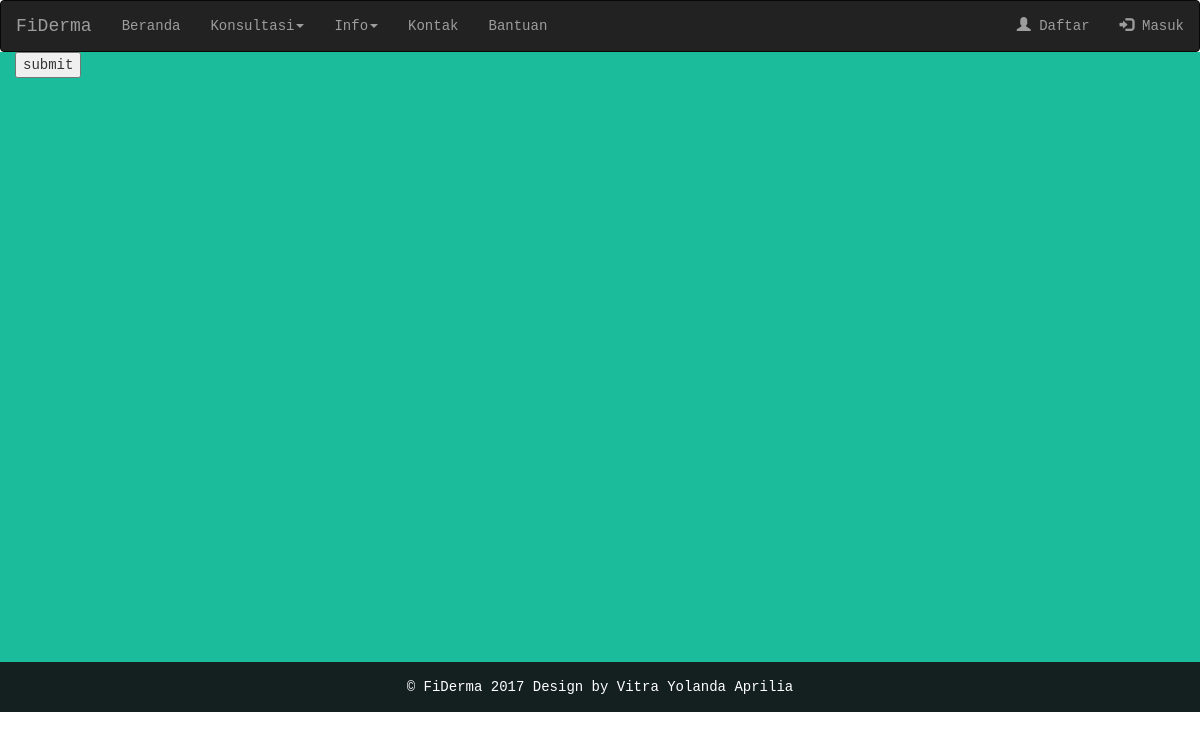
/konsultasi/, run on an earlier commit of the app's database.
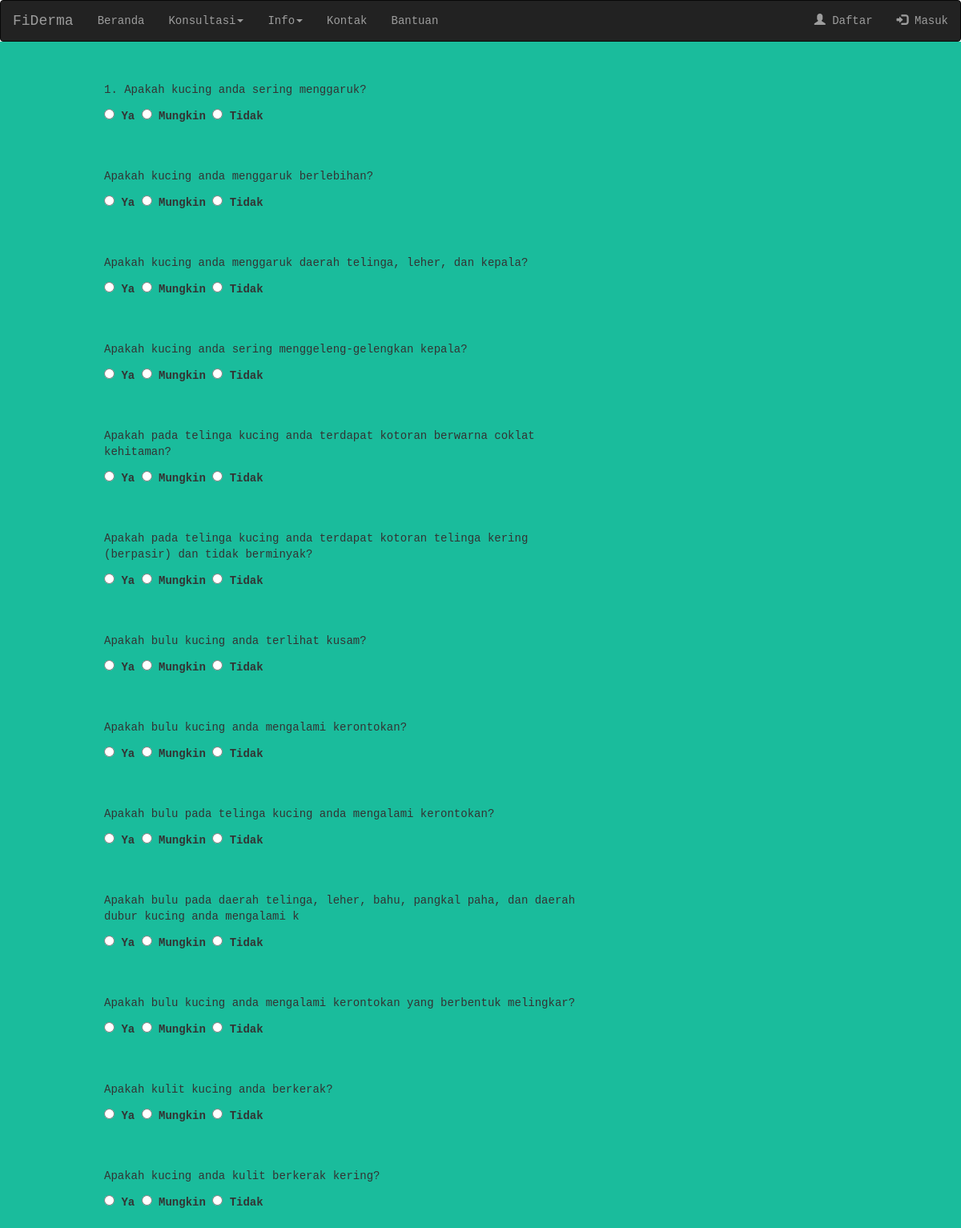
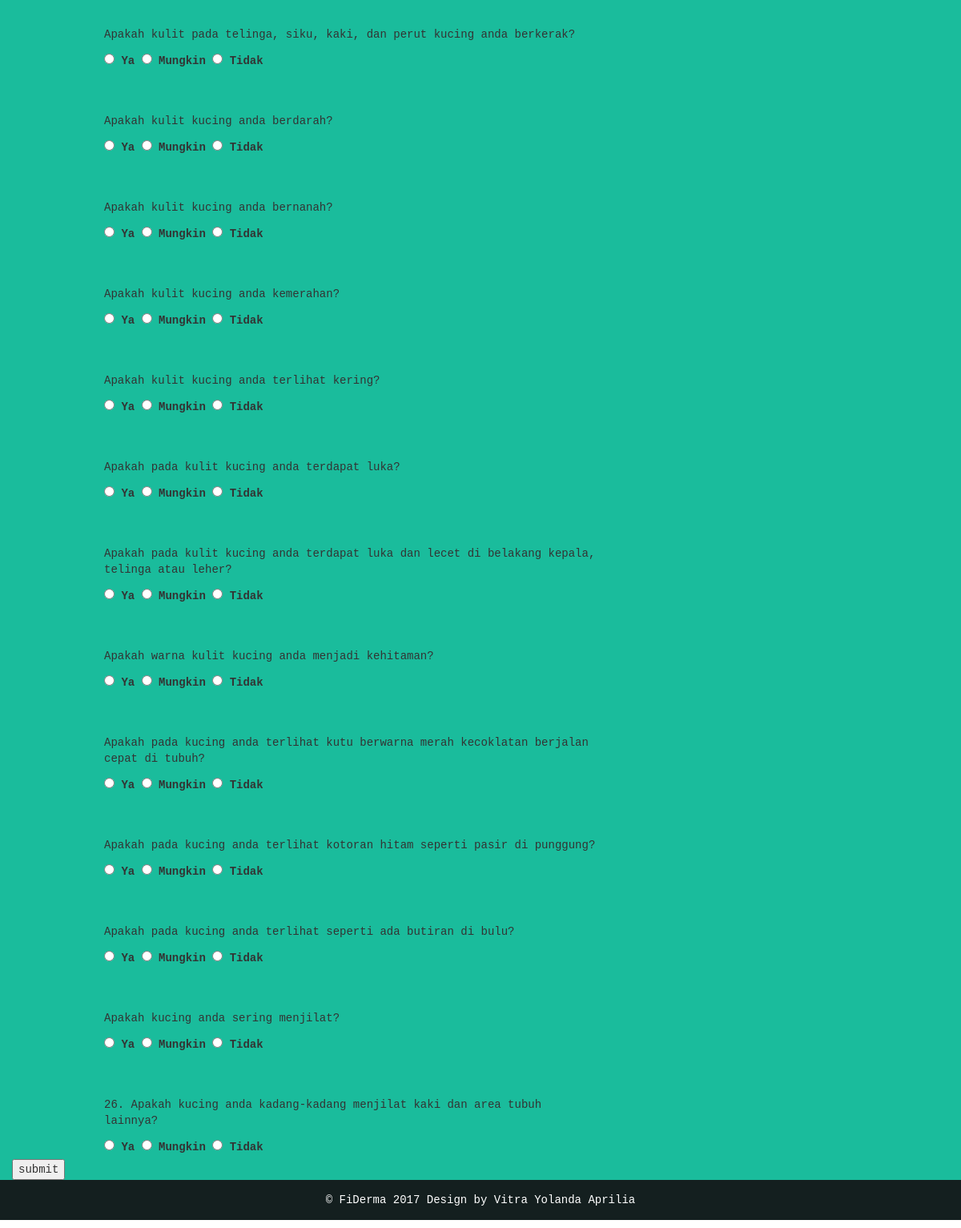
And on a later commit of the database (2 pictures, top to bottom).
### sitederma/models.py (models this page shows, shortened)
class ListTanya(models.Model):
    kode_tanya = models.CharField(max_length=5)
    daftar_tanya = models.CharField(max_length=100)

class Jawaban(models.Model):
    kodejawab = models.CharField(max_length=3)
    jawab = models.CharField(max_length=10)
    bobotjawab = models.FloatField()

### sitederma/views.py (the view)
# urls.py: url(r'^konsultasi/$', views.konsultasi_view, name='konsultasi'),
def konsultasi_view(request):
    list_tanya = ListTanya.objects.all()
    list_pilihan = Jawaban.objects.all()
    list_gejala = ListGejala.objects.all()
    context = {}
    context ['list_tanya'] = list_tanya
    context ['list_pilihan'] = list_pilihan
    if request.method=='POST':
        penyakit = ListPenyakit.objects.all()
        gejala = ListGejala.objects.all()
        counter = 0
        for cfuser in gejala:
            counter =+1
    return render(request, "sitederma/mulai_konsul.html", context)

### sitederma/templates/sitederma/mulai_konsul.html (shortened to what this page needs)
{% extends 'sitederma/base.html' %}
{% block content %}
<div class="container-fluid vitra-background-mulai-konsul">
<form method="POST">
  {% for tanya in list_tanya %}
  <div class="row" style="margin-top: 50px;">
    <div class="col-md-1"></div>
    <div class="col-md-10">
      <div class="col-md-8 text-left vitra-background-Tanya">
          <p>{{ tanya.daftar_tanya }}</p>
          {% for pilihan in list_pilihan %}
          <input type="radio" name="choice" id="choice" value="{{list_pilihan.bobotjawab}}" />
          <label for="choice{{ forloop.counter }}">{{ pilihan.jawab }}</label>
          {% endfor %}
      </div>
    </div>
    <div class="col-md-1"></div>
  </div>
  {% endfor %}
  <input type='submit' value="submit">
</form>
</div>
{% endblock %}

### sitederma/templates/sitederma/base.html (shortened to what this page needs)
{% load static %}
<!DOCTYPE html>
<html lang="en">
<head>
  <link href="{% static 'bootstrap/css/bootstrap.min.css'%}" rel="stylesheet">
  <link href="{% static 'css/sitederma.css' %}" rel="stylesheet">
  <link rel="stylesheet" href="https://maxcdn.bootstrapcdn.com/font-awesome/4.7.0/css/font-awesome.min.css">
</head>
<body>
  <nav class="navbar navbar-inverse">
    <div class="container-fluid">
      <div class="navbar-header">
        <a class="navbar-brand" href="{% url 'sitederma:home_utama' %}">FiDerma</a>
      </div>
      {% if user.is_authenticated %}
      <ul class="nav navbar-nav">
        <li><a href="#"><span class="glyphicon glyphicon-user"></span> {{request.user.username}}</a></li>
        <li><a href="{% url 'sitederma:home_utama' %}">Beranda</a></li>
        <li class="dropdown">
          <a class="dropdown-toggle" data-toggle="dropdown" href="#">Konsultasi<span class="caret"></span></a>
            <ul class="dropdown-menu">
              <li><a href="{% url 'sitederma:konsultasi' %}">Mulai Konsultasi</a></li>
              <li><a href="{% url 'sitederma:riwayat' %}">Riwayat Konsultasi</a></li>
            </ul>
        </li>
        <li class="dropdown">
          <a class="dropdown-toggle" data-toggle="dropdown" href="#">Info<span class="caret"></span></a>
            <ul class="dropdown-menu">
              <li><a href="{% url 'sitederma:infopenyakit' %}">Info Penyakit</a></li>
              <li><a href="#">Info Klinik</a></li>
            </ul>
        </li>
        <li><a href="{% url 'sitederma:kontak' %}">Kontak</a></li>
        <li><a href="{% url 'sitederma:help'%}">Bantuan</a></li>
      </ul>
      <ul class="nav navbar-nav navbar-right">
        <li><a href="{% url 'sitederma:logout' %}"><span class="glyphicon glyphicon-log-out"></span> Keluar</a></li>
      </ul>
      {% else %}
      <ul class="nav navbar-nav">
        <li><a href="{% url 'sitederma:home_utama' %}">Beranda</a></li>
        <li class="dropdown">
          <a class="dropdown-toggle" data-toggle="dropdown" href="#">Konsultasi<span class="caret"></span></a>
        </li>
        <li class="dropdown">
          <a class="dropdown-toggle" data-toggle="dropdown" href="#">Info<span class="caret"></span></a>
        </li>
        <li><a href="{% url 'sitederma:kontak' %}">Kontak</a></li>
        <li><a href="{% url 'sitederma:help'%}">Bantuan</a></li>
      </ul>
      <ul class="nav navbar-nav navbar-right">
        <li><a href="{% url 'sitederma:signup' %}"><span class="glyphicon glyphicon-user"></span> Daftar</a></li>
        <li><a href="{% url 'sitederma:login' %}"><span class="glyphicon glyphicon-log-in"></span> Masuk</a></li>
      </ul>
      {% endif %}
    </div>
  </nav>
      {% block content %}
      {% endblock %}
      <footer class="footer">
        <div class="container">
          <div class="row vitra-footer text-center">
            <p>&copy; FiDerma 2017 Design by Vitra Yolanda Aprilia</p>
          </div>
        </div>
      </footer>
    </body>
</html>

### sitederma/static/css/sitederma.css (style rules this page uses)
.footer { position: relative; bottom: 0; width: 100%; height: 50px; background-color: #141f1f; }
.vitra-footer { color: white; margin: 15px 0px; }
.vitra-background-mulai-konsul { min-height: 610px; background-color: #1abc9c; margin-top: -20px; }
body { font-family: 'Courier New', cursive; margin: 0; width: 100%; height: 100%; }

What changed in the data, as far as the page shows it:
added ListTanya: daftar_tanya "1. Apakah kucing anda sering menggaruk?"
now on this page (row unchanged): Jawaban: jawab "Ya"
now on this page (row unchanged): Jawaban: jawab "Mungkin"
now on this page (row unchanged): Jawaban: jawab "Tidak"
added ListTanya: daftar_tanya "Apakah kucing anda menggaruk berlebihan?"
added ListTanya: daftar_tanya "Apakah kucing anda menggaruk daerah telinga, leher, dan kepala?"
added ListTanya: daftar_tanya "Apakah kucing anda sering menggeleng-gelengkan kepala?"
added ListTanya: daftar_tanya "Apakah pada telinga kucing anda terdapat kotoran berwarna coklat kehitaman?"
added ListTanya: daftar_tanya "Apakah pada telinga kucing anda terdapat kotoran telinga kering (berpasir) dan tidak berminyak?"
added ListTanya: daftar_tanya "Apakah bulu kucing anda terlihat kusam?"
added ListTanya: daftar_tanya "Apakah bulu kucing anda mengalami kerontokan?"
added ListTanya: daftar_tanya "Apakah bulu pada telinga kucing anda mengalami kerontokan?"
added ListTanya: daftar_tanya "Apakah bulu pada daerah telinga, leher, bahu, pangkal paha, dan daerah dubur kucing anda mengalami k"
added ListTanya: daftar_tanya "Apakah bulu kucing anda mengalami kerontokan yang berbentuk melingkar?"
added ListTanya: daftar_tanya "Apakah kulit kucing anda berkerak?"
added ListTanya: daftar_tanya "Apakah kucing anda kulit berkerak kering?"
added ListTanya: daftar_tanya "Apakah kulit pada telinga, siku, kaki, dan perut kucing anda berkerak?"
added ListTanya: daftar_tanya "Apakah kulit kucing anda berdarah?"
added ListTanya: daftar_tanya "Apakah kulit kucing anda bernanah?"
added ListTanya: daftar_tanya "Apakah kulit kucing anda kemerahan?"
added ListTanya: daftar_tanya "Apakah kulit kucing anda terlihat kering?"
added ListTanya: daftar_tanya "Apakah pada kulit kucing anda terdapat luka?"
added ListTanya: daftar_tanya "Apakah pada kulit kucing anda terdapat luka dan lecet di belakang kepala, telinga atau leher?"
added ListTanya: daftar_tanya "Apakah warna kulit kucing anda menjadi kehitaman?"
added ListTanya: daftar_tanya "Apakah pada kucing anda terlihat kutu berwarna merah kecoklatan berjalan cepat di tubuh?"
added ListTanya: daftar_tanya "Apakah pada kucing anda terlihat kotoran hitam seperti pasir di punggung?"
added ListTanya: daftar_tanya "Apakah pada kucing anda terlihat seperti ada butiran di bulu?"
added ListTanya: daftar_tanya "Apakah kucing anda sering menjilat?"
added ListTanya: daftar_tanya "26. Apakah kucing anda kadang-kadang menjilat kaki dan area tubuh lainnya?"
